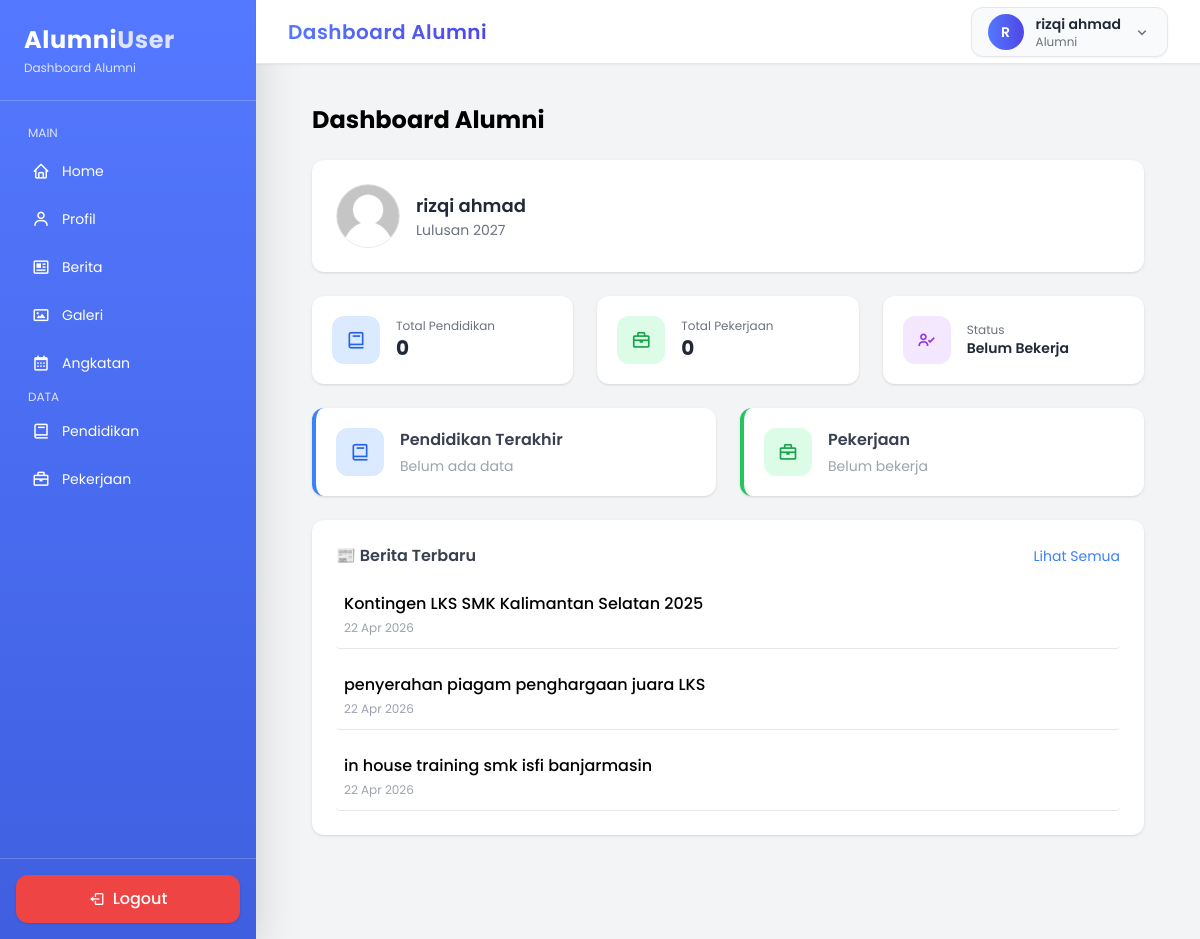
/dashboard_alumni.php (signed in), run on the app's committed database.
### tables this page shows
CREATE TABLE `alumni` (
  `id` int NOT NULL,
  `user_id` int NOT NULL,
  `jenis_kelamin` enum('L','P') DEFAULT NULL,
  `tahun_lulus` year DEFAULT NULL,
  `alamat` text,
  `no_telepon` varchar(20) DEFAULT NULL,
  `angkatan_id` int DEFAULT NULL,
  `jurusan_id` int DEFAULT NULL
);

CREATE TABLE `user` (
  `id` int NOT NULL,
  `email` varchar(100) NOT NULL,
  `fullname` varchar(100) NOT NULL,
  `password` varchar(255) NOT NULL,
  `foto` varchar(255) DEFAULT NULL,
  `role` enum('admin','alumni') NOT NULL
);

CREATE TABLE `berita` (
  `id` int NOT NULL,
  `judul` varchar(150) NOT NULL,
  `isi_berita` text NOT NULL,
  `gambar` varchar(255) DEFAULT NULL,
  `tanggal_post` datetime DEFAULT CURRENT_TIMESTAMP,
  `user_id` int NOT NULL
);

### pages/alumni/home.php (the view)
<?php
$user_id = $_SESSION['user_id'];
$query = mysqli_query($conn, "
    SELECT a.*, u.fullname, u.foto
    FROM alumni a
    JOIN user u ON a.user_id = u.id
    WHERE u.id = '$user_id'
");
$data = mysqli_fetch_assoc($query);
$pendidikan = mysqli_query($conn, "
    SELECT * FROM pendidikan
    WHERE alumni_id = '{$data['id']}'
    ORDER BY tahun_lulus DESC LIMIT 1
");
$pend = mysqli_fetch_assoc($pendidikan);
$pekerjaan = mysqli_query($conn, "
    SELECT * FROM pekerjaan
    WHERE alumni_id = '{$data['id']}'
    ORDER BY tahun_mulai DESC LIMIT 1
");
$kerja = mysqli_fetch_assoc($pekerjaan);
$berita = mysqli_query($conn, "
    SELECT * FROM berita
    ORDER BY tanggal_post DESC LIMIT 3
");
$total_pendidikan = mysqli_num_rows(mysqli_query($conn, "SELECT * FROM pendidikan WHERE alumni_id='{$data['id']}'"));
$total_pekerjaan = mysqli_num_rows(mysqli_query($conn, "SELECT * FROM pekerjaan WHERE alumni_id='{$data['id']}'"));
$foto = !empty($data['foto']) ? $data['foto'] : 'default.png';
?>
<div class="p-6">
    <h1 class="text-2xl font-bold mb-6">Dashboard Alumni</h1>
    <div class="bg-white p-6 rounded-xl shadow mb-6 flex items-center gap-4">
        <img src="uploads/alumni/<?= $foto; ?>"
            class="w-16 h-16 rounded-full object-cover border">
        <div>
            <h2 class="text-lg font-semibold text-gray-800"><?= $data['fullname']; ?></h2>
            <p class="text-sm text-gray-500">
                Lulusan <?= $data['tahun_lulus']; ?>
            </p>
        </div>
    </div>
<div class="grid md:grid-cols-3 gap-6 mb-6">
    <div class="bg-white p-5 rounded-xl shadow flex items-center gap-4 hover:shadow-md transition">
        <div class="w-12 h-12 bg-blue-100 text-blue-600 flex items-center justify-center rounded-xl">
            <i class='bx bx-book text-xl'></i>
        </div>
        <div>
            <p class="text-xs text-gray-500">Total Pendidikan</p>
            <h2 class="text-xl font-bold text-gray-800"><?= $total_pendidikan ?></h2>
        </div>
    </div>
    <div class="bg-white p-5 rounded-xl shadow flex items-center gap-4 hover:shadow-md transition">
        <div class="w-12 h-12 bg-green-100 text-green-600 flex items-center justify-center rounded-xl">
            <i class='bx bx-briefcase text-xl'></i>
        </div>
        <div>
            <p class="text-xs text-gray-500">Total Pekerjaan</p>
            <h2 class="text-xl font-bold text-gray-800"><?= $total_pekerjaan ?></h2>
        </div>
    </div>
    <div class="bg-white p-5 rounded-xl shadow flex items-center gap-4 hover:shadow-md transition">
        <div class="w-12 h-12 bg-purple-100 text-purple-600 flex items-center justify-center rounded-xl">
            <i class='bx bx-user-check text-xl'></i>
        </div>
        <div>
            <p class="text-xs text-gray-500">Status</p>
            <h2 class="text-sm font-semibold text-gray-800">
                <?= $kerja ? 'Bekerja' : 'Belum Bekerja' ?>
            </h2>
        </div>
    </div>
</div>
<div class="grid md:grid-cols-2 gap-6 mb-6">
    <div class="bg-white p-5 rounded-xl shadow hover:shadow-md hover:-translate-y-1 transition flex items-start gap-4 border-l-4 border-blue-500">
        <div class="w-12 h-12 bg-blue-100 text-blue-600 flex items-center justify-center rounded-xl">
            <i class='bx bx-book text-xl'></i>
        </div>
        <div class="flex-1">
            <h3 class="font-semibold text-gray-700">Pendidikan Terakhir</h3>
            <?php if($pend): ?>
                <p class="text-sm font-medium mt-1"><?= $pend['nama_institusi']; ?></p>
                <div class="flex items-center gap-2 mt-1">
                    <span class="text-xs bg-blue-100 text-blue-600 px-2 py-1 rounded">
                        <?= $pend['jenjang']; ?>
                    </span>
                    <span class="text-xs text-gray-400">
                        <?= $pend['tahun_lulus']; ?>
                    </span>
                </div>
            <?php else: ?>
                <p class="text-sm text-gray-400 mt-1">Belum ada data</p>
            <?php endif; ?>
        </div>
    </div>
    <div class="bg-white p-5 rounded-xl shadow hover:shadow-md hover:-translate-y-1 transition flex items-start gap-4 border-l-4 border-green-500">
        <div class="w-12 h-12 bg-green-100 text-green-600 flex items-center justify-center rounded-xl">
            <i class='bx bx-briefcase text-xl'></i>
        </div>
        <div class="flex-1">
            <h3 class="font-semibold text-gray-700">Pekerjaan</h3>
            <?php if($kerja): ?>
                <p class="text-sm font-medium mt-1"><?= $kerja['nama_perusahaan']; ?></p>
                <div class="flex items-center gap-2 mt-1">
                    <span class="text-xs bg-green-100 text-green-600 px-2 py-1 rounded">
                        <?= $kerja['jabatan']; ?>
                    </span>
                </div>
            <?php else: ?>
                <p class="text-sm text-gray-400 mt-1">Belum bekerja</p>
            <?php endif; ?>
        </div>
    </div>
</div>
    <div class="bg-white p-6 rounded-xl shadow">
        <div class="flex justify-between items-center mb-4">
            <h3 class="font-semibold text-gray-700">📰 Berita Terbaru</h3>
            <a href="dashboard_alumni.php?page=berita"
               class="text-sm text-blue-500 hover:underline">
                Lihat Semua
            </a>
        </div>
        <div class="space-y-4">
            <?php while($row = mysqli_fetch_assoc($berita)): ?>
                <div class="border-b pb-3 hover:bg-gray-50 p-2 rounded transition">
                    <h4 class="font-medium"><?= $row['judul']; ?></h4>
                    <p class="text-xs text-gray-400 mt-1">
                        <?= date('d M Y', strtotime($row['tanggal_post'])); ?>
                    </p>
                </div>
            <?php endwhile; ?>
        </div>
    </div>
</div>

### data on the page
alumni: user.fullname "rizqi ahmad", tahun_lulus "2027"
berita: judul "Kontingen LKS SMK Kalimantan Selatan 2025", tanggal_post "22 Apr 2026"
berita: judul "penyerahan piagam penghargaan juara LKS", tanggal_post "22 Apr 2026"
berita: judul "in house training smk isfi banjarmasin", tanggal_post "22 Apr 2026"

### other printed values
substr($_SESSION['fullname'],0,1) "R"
$_SESSION['fullname'] "rizqi ahmad"
$total_pendidikan "0"
$total_pekerjaan "0"
